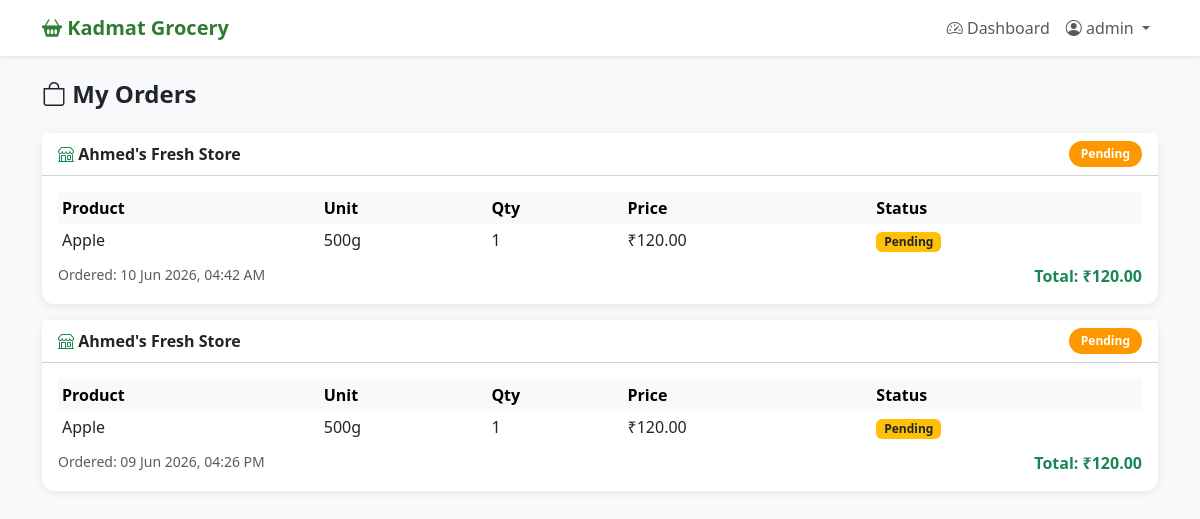
/orders/ (signed in), run on the app's committed database.
### accounts/models.py (models this page shows, shortened)
class User(AbstractUser):
    ROLE_CHOICES = [
        ('admin', 'Admin'),
        ('seller', 'Seller'),
        ('customer', 'Customer'),
    ]
    role = models.CharField(max_length=10, choices=ROLE_CHOICES, default='customer')
    phone = models.CharField(max_length=15, blank=True)
    is_seller = models.BooleanField(default=False)
    is_customer = models.BooleanField(default=True)

### orders/models.py (models this page shows, shortened)
class Order(models.Model):
    STATUS_CHOICES = [
        ('pending', 'Pending'),
        ('confirmed', 'Confirmed'),
        ('ready', 'Ready for Pickup'),
        ('collected', 'Collected'),
        ('cancelled', 'Cancelled'),
    ]
    customer = models.ForeignKey(settings.AUTH_USER_MODEL, on_delete=models.CASCADE, related_name='orders')
    shop = models.ForeignKey(Shop, on_delete=models.CASCADE, related_name='orders')
    status = models.CharField(max_length=20, choices=STATUS_CHOICES, default='pending')
    created_at = models.DateTimeField(auto_now_add=True)
    updated_at = models.DateTimeField(auto_now=True)
    note = models.TextField(blank=True)
    def get_total(self):
        return sum(item.get_total() for item in self.items.all())

class OrderItem(models.Model):
    order = models.ForeignKey(Order, on_delete=models.CASCADE, related_name='items')
    variant = models.ForeignKey(ProductVariant, on_delete=models.CASCADE)
    quantity = models.PositiveIntegerField()
    price_at_order = models.DecimalField(max_digits=10, decimal_places=2)
    is_confirmed = models.BooleanField(default=False)
    def get_total(self):
        return self.price_at_order * self.quantity

### shops/models.py (models this page shows, shortened)
class Shop(models.Model):
    seller = models.OneToOneField(settings.AUTH_USER_MODEL, on_delete=models.CASCADE, related_name='shop')
    name = models.CharField(max_length=255)
    phone = models.CharField(max_length=15)
    location = models.TextField()
    is_active = models.BooleanField(default=True)
    created_at = models.DateTimeField(auto_now_add=True)

class ProductVariant(models.Model):
    UNIT_CHOICES = [
        ('count', 'Count (pieces)'),
        ('gram_250', '250g'),
        ('gram_500', '500g'),
        ('kg_1', '1kg'),
        ('kg_2', '2kg'),
        ('litre_1', '1 Litre'),
        ('custom', 'Custom'),
    ]
    seller_product = models.ForeignKey(SellerProduct, on_delete=models.CASCADE, related_name='variants')
    unit = models.CharField(max_length=20, choices=UNIT_CHOICES)
    custom_unit = models.CharField(max_length=50, blank=True)
    quantity_per_unit = models.PositiveIntegerField(default=1)
    price = models.DecimalField(max_digits=10, decimal_places=2)
    stock = models.PositiveIntegerField(default=0)
    def get_unit_display_name(self):
        if self.unit == 'count':
            return f"{self.quantity_per_unit} pieces"
        elif self.unit == 'custom':
            return self.custom_unit
        return self.get_unit_display()

class SellerProduct(models.Model):
    shop = models.ForeignKey(Shop, on_delete=models.CASCADE, related_name='products')
    base_product = models.ForeignKey(BaseProduct, on_delete=models.CASCADE)
    local_name = models.CharField(max_length=255, blank=True)
    is_available = models.BooleanField(default=True)
    class Meta:
        unique_together = ['shop', 'base_product']

### products/models.py (models this page shows, shortened)
class BaseProduct(models.Model):
    category = models.ForeignKey(Category, on_delete=models.SET_NULL, null=True, blank=True, related_name='products')
    name = models.CharField(max_length=255)
    image = models.ImageField(upload_to='products/', blank=True, null=True)
    created_at = models.DateTimeField(auto_now_add=True)
    class Meta:
        ordering = ['name']

### orders/views.py (the view)
# urls.py: path('orders/', views.my_orders, name='my_orders'),
@login_required
def my_orders(request):
    orders = Order.objects.filter(customer=request.user).order_by('-created_at')
    return render(request, 'customer/orders.html', {'orders': orders})

### templates/customer/orders.html (shortened to what this page needs)
{% extends 'base.html' %}
{% block content %}
<h4 class="fw-bold mb-4"><i class="bi bi-bag"></i> My Orders</h4>
{% if orders %}
    {% for order in orders %}
    <div class="card mb-3">
        <div class="card-header bg-white d-flex justify-content-between align-items-center">
            <span class="fw-bold"><i class="bi bi-shop text-success"></i> {{ order.shop.name }}</span>
            <span class="status-badge badge-{{ order.status }}">{{ order.get_status_display }}</span>
        </div>
        <div class="card-body">
            <table class="table table-sm table-borderless mb-2">
                <thead class="table-light">
                    <tr>
                        <th>Product</th>
                        <th>Unit</th>
                        <th>Qty</th>
                        <th>Price</th>
                        <th>Status</th>
                    </tr>
                </thead>
                <tbody>
                    {% for item in order.items.all %}
                    <tr>
                        <td>{{ item.variant.seller_product.base_product.name }}</td>
                        <td>{{ item.variant.get_unit_display_name }}</td>
                        <td>{{ item.quantity }}</td>
                        <td>₹{{ item.price_at_order }}</td>
                        <td>
                            {% if item.is_confirmed %}
                                <span class="badge bg-success">Confirmed</span>
                            {% else %}
                                <span class="badge bg-warning text-dark">Pending</span>
                            {% endif %}
                        </td>
                    </tr>
                    {% endfor %}
                </tbody>
            </table>
            <div class="d-flex justify-content-between">
                <small class="text-muted">Ordered: {{ order.created_at|date:"d M Y, h:i A" }}</small>
                <span class="fw-bold text-success">Total: ₹{{ order.get_total }}</span>
            </div>
        </div>
    </div>
    {% endfor %}
{% else %}
    <div class="text-center py-5">
        <i class="bi bi-bag-x text-muted" style="font-size:4rem;"></i>
        <h5 class="mt-3 text-muted">No orders yet</h5>
        <a href="/" class="btn btn-primary mt-2">Start Shopping</a>
    </div>
{% endif %}
{% endblock %}

### templates/base.html (shortened to what this page needs)
<!DOCTYPE html>
<html lang="en">
<head>
    <link href="https://cdn.jsdelivr.net/npm/bootstrap@5.3.0/dist/css/bootstrap.min.css" rel="stylesheet">
    <link href="https://cdn.jsdelivr.net/npm/bootstrap-icons@1.11.0/font/bootstrap-icons.css" rel="stylesheet">
</head>
<body>
    <nav class="navbar navbar-expand-lg navbar-light bg-white shadow-sm">
        <div class="container">
            <a class="navbar-brand" href="/">
                <i class="bi bi-basket2-fill"></i> Kadmat Grocery
            </a>
            <div class="collapse navbar-collapse" id="navbarNav">
                <ul class="navbar-nav ms-auto">
                    {% if user.is_authenticated %}
                    {% if user.role == 'customer' %}
                    <li class="nav-item"><a class="nav-link" href="/"><i class="bi bi-house"></i> Home</a></li>
                    <li class="nav-item"><a class="nav-link" href="/cart/"><i class="bi bi-cart3"></i> Cart</a></li>
                    <li class="nav-item"><a class="nav-link" href="/orders/"><i class="bi bi-bag"></i> My Orders</a>
                    </li>
                    {% elif user.role == 'admin' %}
                    <li class="nav-item"><a class="nav-link" href="/dashboard/"><i class="bi bi-speedometer2"></i>
                            Dashboard</a></li>
                    {% endif %}
                    <li class="nav-item dropdown">
                        <a class="nav-link dropdown-toggle" href="#" data-bs-toggle="dropdown">
                            <i class="bi bi-person-circle"></i> {{ user.username }}
                        </a>
                    </li>
                    {% else %}
                    <li class="nav-item"><a class="nav-link" href="/login/">Login</a></li>
                    <li class="nav-item"><a class="nav-link" href="/register/">Register</a></li>
                    {% endif %}
                </ul>
            </div>
        </div>
    </nav>
    <div class="container mt-4">
        {% block content %}{% endblock %}
    </div>
</body>
</html>

### templates/base.html (style rules this page uses)
body { background-color: #f8f9fa; }
.navbar-brand { font-weight: 700; color: #2e7d32 !important; }
.card { border: none; box-shadow: 0 2px 8px rgba(0, 0, 0, 0.08); border-radius: 12px; }
.badge-pending { background-color: #ff9800; }
.status-badge { padding: 4px 12px; border-radius: 20px; font-size: 12px; font-weight: 600; color: white; }

### data on the page
User: username "admin"
Order: shop.name "Ahmed's Fresh Store", status "Pending", created_at "10 Jun 2026, 04:42 AM", get_total "120.00"
OrderItem: variant.seller_product.base_product.name "Apple", variant.get_unit_display_name "500g", quantity "1", price_at_order "120.00", is_confirmed "Pending"
Order: shop.name "Ahmed's Fresh Store", status "Pending", created_at "09 Jun 2026, 04:26 PM", get_total "120.00"
OrderItem: variant.seller_product.base_product.name "Apple", variant.get_unit_display_name "500g", quantity "1", price_at_order "120.00", is_confirmed "Pending"
